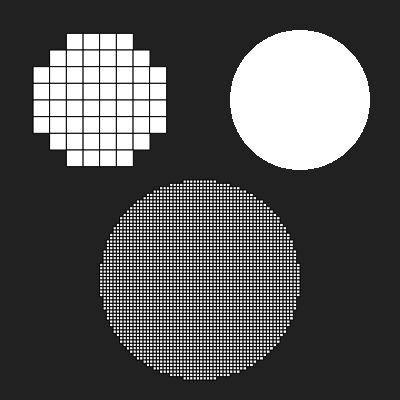
Frame 1 (no input)
Frame 2 (the mouse pressed at the canvas centre, redrawn once): identical to frame 1, image omitted

The p5.js sketch that drew this single still picture (run headless with seeded random() and noise() and a simulated clock; the mouse was pressed at the canvas centre and the sketch redrawn once):

// p5.js sketch
// ── sketch.js
/*
 * Challenge: Draw a circle with only rectangles.
 *            No ellipse, no sin/cos, no Math libraries.
 */

function setup() {
  createCanvas(400, 400);
  noLoop();
}

function draw() {
  background(33);
  
  fill(255);
  stroke(0);
  draw_circle(width * 0.25, height * 0.25, 70, 0.06);
  
  noStroke();
  draw_circle(width * 0.75, height * 0.25, 70, 1);

  stroke(0);
  draw_circle(width * 0.5, height * 0.7, 100, 0.3);
}

function draw_circle(x, y, radius, resolution) {
  rectMode(CENTER);
  const tile_size = (radius * 2) / (radius * 2 * resolution);
  const tile_count = ~~((radius * 2) / tile_size);
  for (let tile_y = 0; tile_y < tile_count; ++tile_y) {
    for (let tile_x = 0; tile_x < tile_count; ++tile_x) {
      const pos_x = (tile_x - tile_count / 2 + 0.5) * tile_size;
      const pos_y = (tile_y - tile_count / 2 + 0.5) * tile_size;
      if (pos_x ** 2 + pos_y ** 2 < radius ** 2) // Math.hypot(pos_x, pos_y) < radius
	      square(x + pos_x, y + pos_y, tile_size);
    }
  }
}
